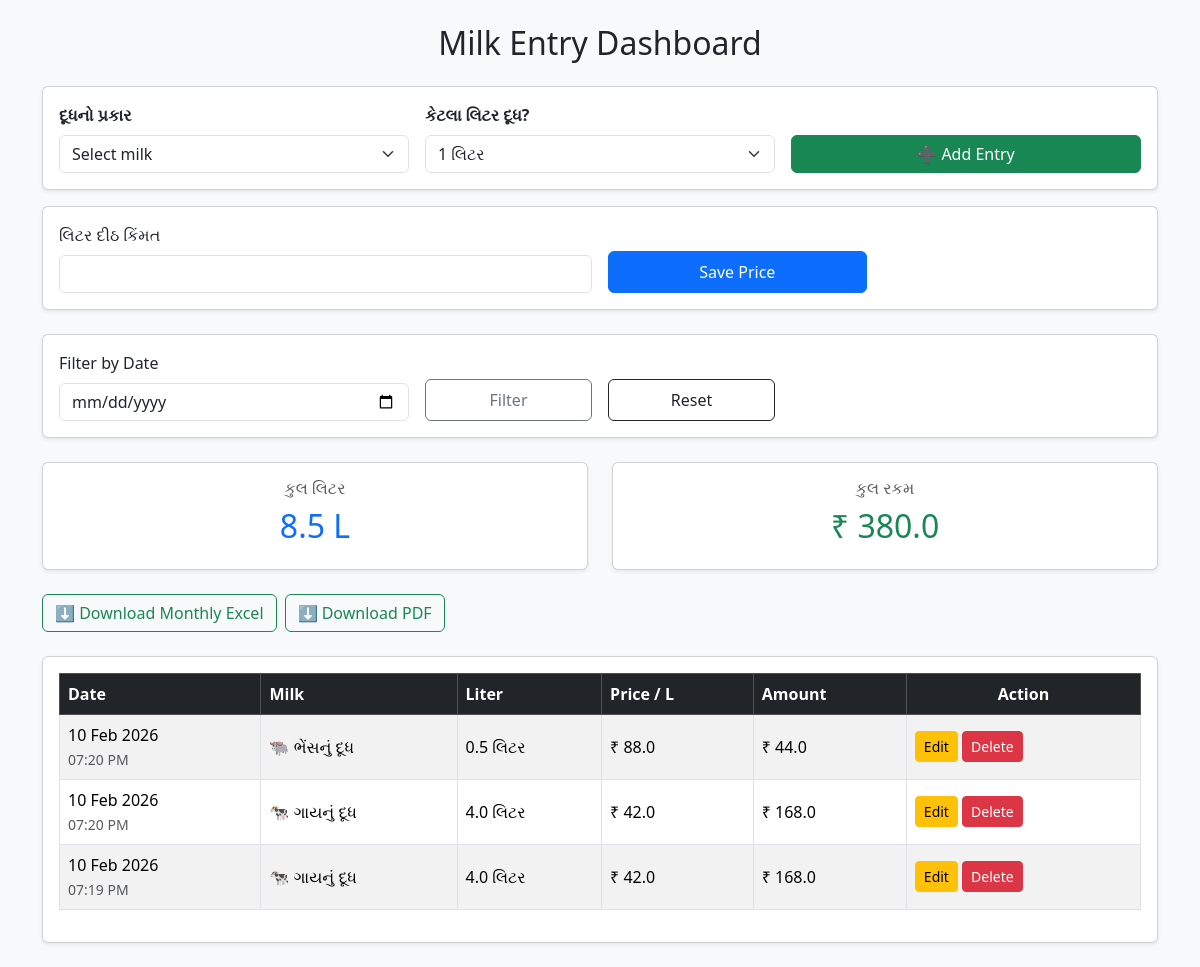
The app's page /, older data.
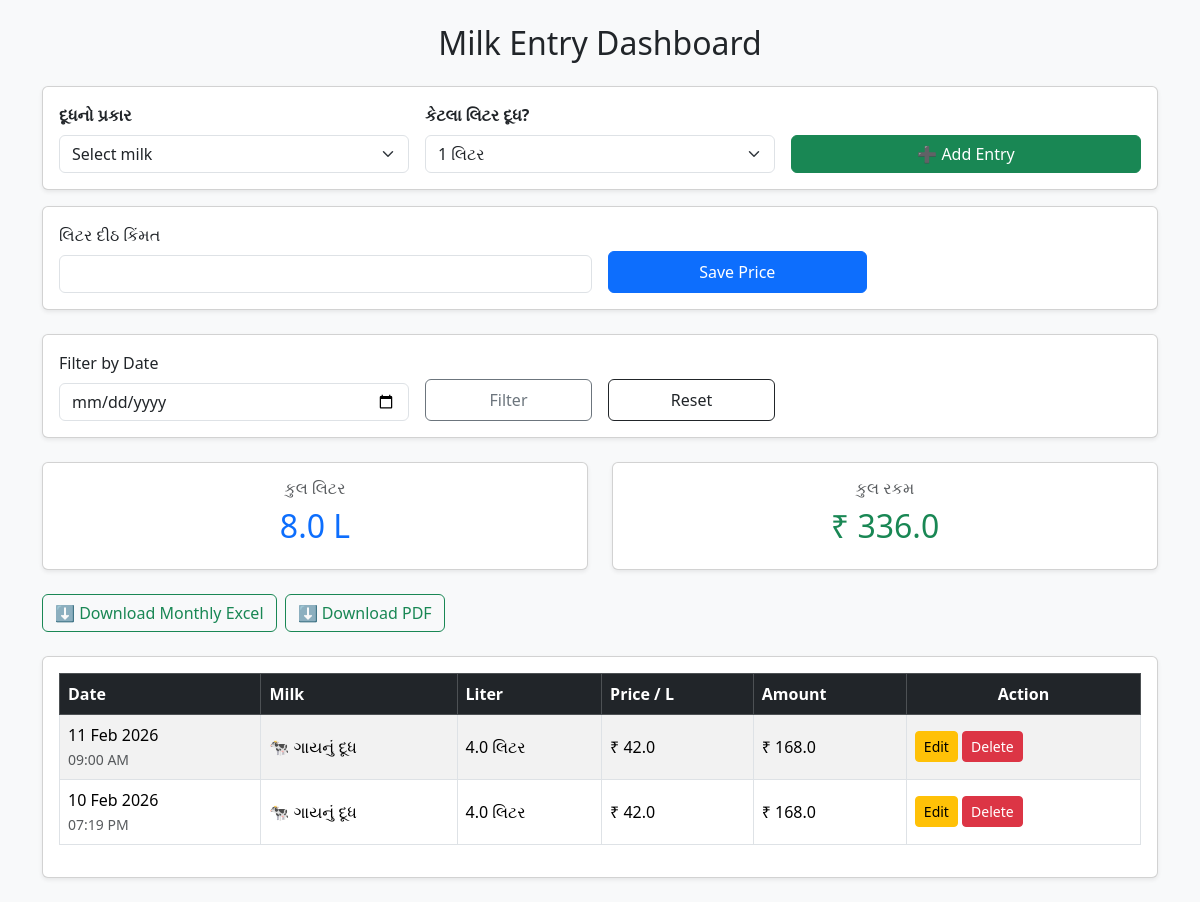
The same page, newer data.
### core/models.py (models this page shows, shortened)
class Entry(models.Model):
    MILK_CHOICES = [
        ('cow', 'Cow'),
        ('buffalo', 'Buffalo'),
    ]
    milk_type = models.CharField(
        max_length=10,
        choices=MILK_CHOICES
    )
    liter = models.FloatField()
    price_per_liter = models.FloatField()
    amount = models.FloatField()
    created_at = models.DateTimeField(auto_now_add=True)

### core/views.py (the view, shortened to what this page needs)
# urls.py: path('', dashboard, name='dashboard'),
def dashboard(request):
    price = Price.objects.last()
    selected_date = request.GET.get('date')
    if selected_date:
        entries = Entry.objects.filter(
            created_at__date=selected_date
        ).order_by('-created_at')
    else:
        entries = Entry.objects.all().order_by('-created_at')
    total_liter = sum(e.liter for e in entries)
    total_amount = sum(e.amount for e in entries)
    return render(request, 'dashboard.html', {
        'price': price,
        'entries': entries,
        'total_liter': total_liter,
        'total_amount': total_amount,
        'selected_date': selected_date
    })

### core/templates/dashboard.html (shortened to what this page needs)
<!DOCTYPE html>
<html>
  <head>
    <link href="https://cdn.jsdelivr.net/npm/bootstrap@5.3.2/dist/css/bootstrap.min.css" rel="stylesheet" />
  </head>
  <body class="bg-light">
    <div class="container py-4">
      <h2 class="mb-4 text-center">Milk Entry Dashboard</h2>
      <div class="card mb-3 shadow-sm">
        <div class="card-body">
          <form method="post">
            <div class="row g-3 align-items-end">
              <div class="col-12 col-md-4">
                <label class="form-label fw-semibold">દૂધનો પ્રકાર</label>
                <select name="milk_type" id="milkType" class="form-select" onchange="setMilkPrice()">
                  <option value="">Select milk</option>
                </select>
              </div>
              <div class="col-12 col-md-4">
                <label class="form-label fw-semibold">કેટલા લિટર દૂધ?</label>
                <select name="liter" class="form-select" required>
                  <option value="1">1 લિટર</option>
                </select>
              </div>
              <div class="col-12 col-md-4 d-grid">
                <button class="btn btn-success w-100">➕ Add Entry</button>
              </div>
            </div>
          </form>
        </div>
      </div>
      <div class="card mb-4 shadow-sm">
        <div class="card-body">
          <form method="post" class="row g-3 align-items-end">
            <div class="col-md-6">
              <label class="form-label">લિટર દીઠ કિંમત</label>
              <input type="number" step="0.01" name="price_per_liter" id="priceInput"  class="form-control" required />
            </div>
            <div class="col-md-3">
              <button class="btn btn-primary w-100" style="height:42px;">Save Price</button>
            </div>
          </form>
        </div>
      </div>
      <div class="card mb-4 shadow-sm">
        <div class="card-body">
          <form method="get" class="row g-3 align-items-end">
            <div class="col-md-4">
              <label class="form-label">Filter by Date</label>
              <input type="date" name="date" value="{{ selected_date }}" class="form-control" />
            </div>
            <div class="col-md-2">
              <button class="btn btn-outline-secondary w-100" style="height:42px;">Filter</button>
            </div>
            <div class="col-md-2">
              <a href="/" class="btn btn-outline-dark w-100" style="height:42px; line-height:28px;">Reset</a>
            </div>
          </form>
        </div>
      </div>
      <div class="row mb-4">
        <div class="col-md-6">
          <div class="card text-center shadow-sm">
            <div class="card-body">
              <h6 class="text-muted">કુલ લિટર</h6>
              <h2 class="text-primary">{{ total_liter }} L</h2>
            </div>
          </div>
        </div>
        <div class="col-md-6">
          <div class="card text-center shadow-sm">
            <div class="card-body">
              <h6 class="text-muted">કુલ રકમ</h6>
              <h2 class="text-success">₹ {{ total_amount }}</h2>
            </div>
          </div>
        </div>
      </div>
      {% if entries %}
        <div class="d-flex gap-2 mb-4">
          <a href="/monthly-excel/?month={{ entries.0.date|date:'Y-m' }}" class="btn btn-outline-success">⬇ Download Monthly Excel</a>
          <a href="/download-pdf/" class="btn btn-outline-success">⬇ Download PDF</a>
        </div>
      {% endif %}
      <div class="card shadow-sm">
        <div class="card-body">
          <div class="table-responsive">
            <table class="table table-striped table-bordered align-middle">
              <thead class="table-dark">
                <tr>
                  <th>Date</th>
                  <th>Milk</th>
                  <th>Liter</th>
                  <th>Price / L</th>
                  <th>Amount</th>
                  <th class="text-center">Action</th>
                </tr>
              </thead>
              <tbody>
                {% for e in entries %}
                  <tr>
                    <td data-label="Date">
                      {{ e.created_at|date:'d M Y' }}<br>
                      <small class="text-muted">{{ e.created_at|date:'h:i A' }}</small>
                    </td>
                    <td data-label="Milk">
                      {% if e.milk_type == 'cow' %}
                        🐄 ગાયનું દૂધ
                      {% else %}
                        🐃 ભેંસનું દૂધ
                      {% endif %}
                    </td>
                    <td data-label="Liter">
                      {{ e.liter }} લિટર
                    </td>
                    <td data-label="Price / L">
                      ₹ {{ e.price_per_liter }}
                    </td>
                    <td data-label="Amount">
                      ₹ {{ e.amount }}
                    </td>
                    <td data-label="Action">
                      <div class="action-btns">
                        <a href="/edit/{{ e.id }}/" class="btn btn-sm btn-warning">Edit</a>
                        <form action="/delete/{{ e.id }}/" method="post"
                              style="display:inline;">
                          <button type="submit" class="btn btn-sm btn-danger">
                            Delete
                          </button>
                        </form>
                      </div>
                    </td>
                  </tr>
                {% empty %}
                  <tr>
                    <td colspan="6" class="text-center text-muted py-4">No entries found</td>
                  </tr>
                {% endfor %}
              </tbody>
            </table>
          </div>
        </div>
      </div>
    </div>
  </body>
</html>

### core/templates/dashboard.html (style rules this page uses)
body { overflow-x: hidden; }
.table-responsive { overflow-x: auto; -webkit-overflow-scrolling: touch; }

Row changes from the older to the newer data that the page shows:
removed Entry: created_at "10 Feb 2026", created_at "07:20 PM", milk_type "🐃 ભેંસનું દૂધ", liter "0.5", price_per_liter "88.0", amount "44.0"
removed Entry: created_at "10 Feb 2026", created_at "07:20 PM", milk_type "🐄 ગાયનું દૂધ", liter "4.0", price_per_liter "42.0", amount "168.0"
added Entry: created_at "11 Feb 2026", created_at "09:00 AM", milk_type "🐄 ગાયનું દૂધ", liter "4.0", price_per_liter "42.0", amount "168.0"
Text that changed along with them:
{{ total_liter }}: "8.5" → "8.0"
{{ total_amount }}: "380.0" → "336.0"
